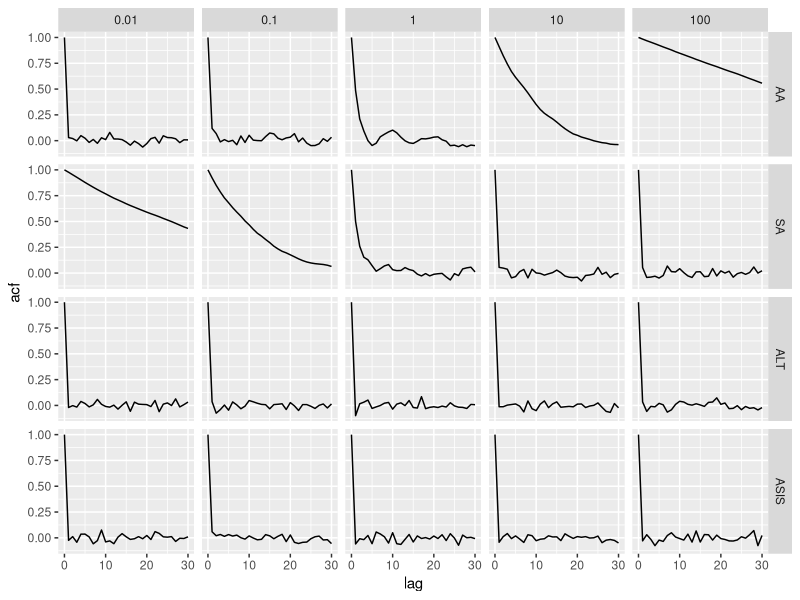

This chart was generated by the following R code:
## ---- chunk 1
draw_YmisSA = function(theta, Yobs, V) {
  rnorm(1, (theta+V*Yobs)/(1+V), sqrt(V/(1+V)))  
}

draw_thetaSA = function(Ymis, V) {
  rnorm(1, Ymis, V)
}
## ---- chunk 2
draw_YmistAA = function(theta, Yobs, V) {
  rnorm(1, V*(Yobs-theta)/(1+V), sqrt(V/(1+V)))
}

draw_thetaAA = function(Ymis, Yobs, V) {
  rnorm(1, Yobs-Ymis, 1)
}
## ---- chunk 3
M    = function(Ymis,  theta) Ymis  - theta
Minv = function(Ymist, theta) Ymist + theta
## ---- chunk 4
mcmc = function(input) {
  V      = input$V 
  Yobs   = input$Yobs
  n.reps = input$n.reps 

  thetas = rep(input$theta0,n.reps)

  scheme = pmatch(input$scheme,c("AA","SA","ALT","ASIS"))

  switch(scheme,
    { # AA
      for (i in 2:n.reps) {
        Ymist     = draw_YmistAA(thetas[i-1],Yobs,V)
        thetas[i] = draw_thetaAA(Ymist,Yobs,V)
      }
    },
    { # SA
      for (i in 2:n.reps) {
        Ymis      = draw_YmisSA(thetas[i-1],Yobs,V)
        thetas[i] = draw_thetaSA(Ymis,V)
      }
    },
    {# ALT
      for (i in 2:n.reps) {
        Ymis      = draw_YmisSA(thetas[i-1],Yobs,V)
        theta     = draw_thetaSA(Ymis,V)
        Ymist     = draw_YmistAA(thetas     ,Yobs,V)
        thetas[i] = draw_thetaAA(Ymist,Yobs,V)
      }
    },
    {# ASIS
      for (i in 2:n.reps) {
        Ymis      = draw_YmisSA(thetas[i-1],Yobs,V)
        theta     = draw_thetaSA(Ymis,V)
        Ymist     = M(Ymis,theta) # This step is different from ALT.
        thetas[i] = draw_thetaAA(Ymist,Yobs,V)
      }
    }
  )


  data.frame(V=V, scheme=input$scheme, theta=thetas)
}
## ---- chunk 5
library(plyr)
schemes = c("AA","SA","ALT","ASIS")
exp = expand.grid(scheme=factor(schemes,schemes,ordered=TRUE), n.reps=1000,
                  V=10^seq(-2,2), theta0=0, Yobs=0)
out = ddply(exp, .(scheme, V), mcmc, .inform=T)

my_acf = function(x) {
  tmp = acf(x$theta, plot=F)
  data.frame(lag=as.numeric(tmp$lag), acf=as.numeric(tmp$acf))
}
acfs = ddply(out, .(scheme, V), my_acf)

library(ggplot2)
qplot(lag, acf, data=acfs, facets=scheme~V, geom="line")
